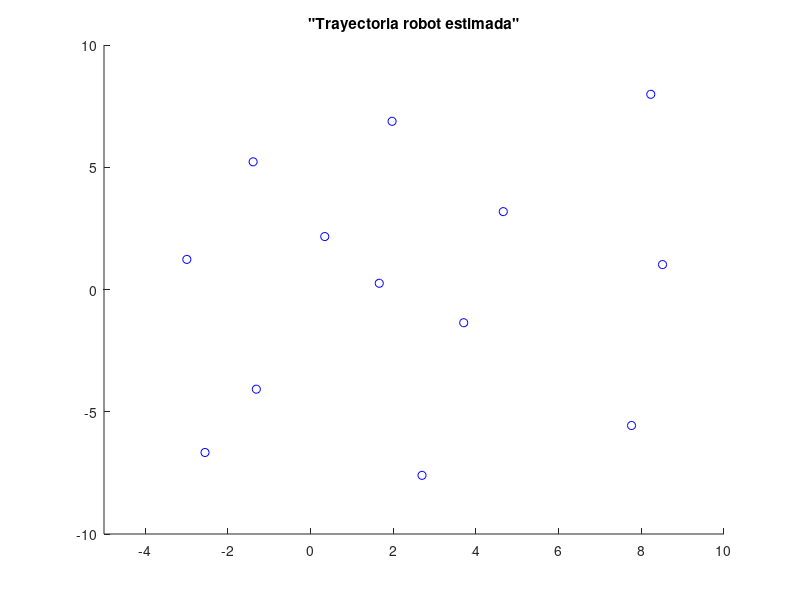

Source code (MATLAB): (Note: this script raises an error after producing the figure.)
clear,
clc,
close all,
%Load camino guardado en path
load('DataMap.mat')
M = DataMap.M;
X = DataMap.X;
Y = DataMap.Y;

set(figure(),'WindowStyle','docked') % Insert the figure to dock
figure(1), hold on
title('"Trayectoria robot estimada"')
xlim([-5 10]);
ylim([-10 10]);

global maxRange;
maxRange = 10; %Distancia m�xima del laser
% axis equal

pasoTiempo = 0.1; %Tiempo de Sampling de mi sistema

%Inicializo Robots
robot.x = 0;
robot.y = 0;    %es el robot segun odometria sin ruido (real)
robot.tita = 0;

robot2 = robot; %es el robot odometria con ruido 
%ambos robots empiezan en el mismo lugar

%Unico landmarks. Con tecla enter, finalizo ubicaci�n. Landmarks son
%guaradadas en matriz M, que contiene las posiciones reales [x,y] de cada
%landmark.
% M = ginput();
plot(M(:,1),M(:,2),'ob'); %grafico landmarks
[Caras,Vertices] = conversionLandmarks(M);

%Genero el camino que quiero que siga el robot, entre las landmarks. El
%camino solo va de izquierda a derecha
% [X,Y] = ginput;
xmax = max(X);
xmin = min(X);

xx = xmin:0.01:xmax;
yy = interp1(X,Y,xx,'spline');

CaminoReferencia = [xx' yy'];
plot(xx',yy','-r');

%% Save camino
% DataMap.M = M;
% DataMap.X = X;
% DataMap.Y = Y;
% save('DataMap','DataMap')

%%
%Inicializo Robots en el punto de partida del camino generado
% Robot Odometrico sin ruido:
robot.x = X(1);
robot.y = Y(1);
robot.tita = atan2(Y(2) - Y(1), X(2) - X(1)); %es la pose del robot seg�n la odometr�a. 
% Sin embargo, tener presente que el robot "cree" que tiene su pose sin error.
% Robot Odometrico con ruido:
robot2 = robot; % ambos robots empiezan en el mismo lugar

%Grafico ambos robots (odom�trico y real)
H1 = plotRobot(robot);      % Robot odometrico (sin ruido) (gris)
H2 = plotRobot2(robot2);    % Robot odometrico (con ruido) (verde)

% Inicializacion Nube de Puntos Global
nubePtos_1 = [];
nubePtos_2 = [];
    
pause(0.5)
delete(H1);
delete(H2);

% Genero un bucle para controlar el camino del robot
for cont = 2:length(xx)-1

    % ###########################   
    %Sensado de Postes (LASER)  con robot2
    Laser = MedicionConLaserRapido(Vertices, Caras, robot2);    
%     H3 = plotLaser(Laser,robot2);
    
    % Deteccion de Postes (NUBE DE PUNTOS) Robot odometrico sin error
    BuscoPostes_1 = [];
    BuscoPostes_1 = DeteccionPostes(Laser,robot);         
    nubePtos_1 = [nubePtos_1 ; BuscoPostes_1];
    
    % Deteccion de Postes (NUBE DE PUNTOS) Robot odometrico con error
    BuscoPostes_2 = [];
    BuscoPostes_2 = DeteccionPostes(Laser,robot2);         
    nubePtos_2 = [nubePtos_2 ; BuscoPostes_2];

    %##########################################%
    %## FILTRO KALMAN (ESTIMACION POSE ROBOT)##%
    %##########################################%
    % (1== SI conocemos las caract)(0== NO conocemos las caract)
    knowMap = 0;
    if cont == 2 
        [xhat, P] = init_KalmanFilter(Laser, robot, M, knowMap);    
    else
        % [xhat, P] = FiltroKalman_version1(Laser ,xhat ,P , V, W, pasoTiempo, cont);
        [xhat, P] = FiltroKalman_Odometric(Laser ,xhat ,P , V, W, pasoTiempo, cont, knowMap);
    end
    robot_hat.x = xhat(1,cont);
    robot_hat.y = xhat(2,cont);
    robot_hat.tita = xhat(3,cont);
    
    
    %####### SEÑALES DE CONTROL u(t) DEL SISTEMA ##########%
    %referencias para el controlador (obviar esta parte) y obtenci�n de las
    %se�ales de control
    Q = .01*eye(3,3);
    H = [cos(robot.tita) 0;sin(robot.tita) 0; 0 1];
    xref = xx(cont);
    yref = yy(cont);
    titaref = atan2(yy(cont+1) - robot.y,(xx(cont+1) - robot.x));
    deltax = (xref-robot.x)/pasoTiempo + 0.1*(robot.x - xx(cont-1))/pasoTiempo;
    deltay = (yref-robot.y)/pasoTiempo + 0.3*(robot.y - yy(cont-1))/pasoTiempo;
    sigma1 = (Q(1,1))^2;
    sigma2 = (Q(2,2))^2;
    sigma3 = (Q(3,3))^2;
    Control(2) = (titaref-robot.tita)/pasoTiempo;
    Control(1) = (2*deltax*sigma2^2*cos(robot.tita))/(sigma2^2*cos(2*robot.tita) - sigma1^2*cos(2*robot.tita) + sigma1^2 + sigma2^2) + (2*deltay*sigma1^2*sin(robot.tita))/(sigma2^2*cos(2*robot.tita) - sigma1^2*cos(2*robot.tita) + sigma1^2 + sigma2^2);
    
    if Control(1) > 0.3
        Control(1) = 0.3;
    end
    if abs(Control(2)) > 1
        if (Control(2) <= 0)
            Control(2) = -1;
        else
            Control(2) = 1;
        end
    end
    V = Control(1);     % input u(t)
    W = Control(2);     % input u(t)
    
    %####### MODELOS DEL SISTEMA ##########%
    % Posicion del robot odometrico sin error
    robot.x = robot.x + pasoTiempo*V*cos(robot.tita);
    robot.y = robot.y + pasoTiempo*V*sin(robot.tita);
    robot.tita = robot.tita + pasoTiempo*W;
    
    % Posicion del robot odometrico con error
    robot2.x = robot2.x + pasoTiempo*V*cos(robot2.tita)+0.001*rand(1,1);
    robot2.y = robot2.y + pasoTiempo*V*sin(robot2.tita)+0.001*rand(1,1);
    robot2.tita = robot2.tita + pasoTiempo*W+0.01*rand(1,1)*W;
    
    %####### GRAFICAS ROBOTS ##########%
    H1=plotRobot(robot);            % robot sin ruido(gris)
    H2=plotRobot2(robot2);          % robot ruidoso (verde)
    H3 = plotLaser(Laser,robot2);   % Laser
    H4=plotRobot_hat(robot_hat);    % (rojo)
%     H5=plotLaser_hat(Laser,robot_hat);  %(Laser_hat Blue de linea continua)
   
%     pause(pasoTiempo);
    pause(1e-5);
    
    delete(H1);
    delete(H2);
    delete(H3);
    delete(H4);
%     delete(H5);
end



%% Pregunta 1 Robot Odometrico sin error
% Obtencion de Caracteristica M y su covarianza
[caractM_1, cov_caractM_1, error_caractM_1, label_caractM_1, idx_1] = ClusteringNube(nubePtos_1, M, 0.1, 4);

figure()
title('Clustering Nube (Robot Odometrico sin error)')
hold on, grid on
gscatter(nubePtos_1(:,1),nubePtos_1(:,2),idx_1);
plot( caractM_1(:,1) , caractM_1(:,2) ,'.k','MarkerSize', 25)   % caracteristica M estimada


%% Pregunta 2 Robot Odometrico con error
% idem anterior cambiando la deteccionPostes a robot 1 en Linea 79 codigo.
% Obtencion de Caracteristica M y su covarianza
[caractM_2, cov_caractM_2, error_caractM_2, label_caractM_2, idx_2] = ClusteringNube(nubePtos_2, M, 0.1, 4);

figure()
title('Clustering Nube (Robot Odometrico con error)')
hold on, grid on
gscatter(nubePtos_2(:,1),nubePtos_2(:,2),idx_2);
plot( caractM_2(:,1) , caractM_2(:,2) ,'.k','MarkerSize', 25)   % caracteristica M estimada


%% Pregunta 3 y 4

% comparacion puntos con los estimados
caract_hatFinal = xhat(4:end,end);
for t = 1:length(caract_hatFinal)/2
    index = 2*(t-1) + 1;
    plot_caractHat(t,:) = [caract_hatFinal(index),caract_hatFinal(index+1)];
end

figure()
subplot 221 
title('Caracteristicas con robot 1') 
hold on
plot(M(:,1),M(:,2),'ob', 'MarkerSize',15); %grafico landmarks
plot( plot_caractHat(:,1), plot_caractHat(:,2), '.r'  , 'MarkerSize', 15, 'DisplayName', 'estimacion')
plot(nubePtos_1(:,1), nubePtos_1(:,2),'.g')
legend('caracteristicas', 'estimacion EKF', 'nube de puntos recopilada')

subplot 222
title('Caracteristicas con robot 2') 
hold on
plot(M(:,1),M(:,2),'ob', 'MarkerSize',15); %grafico landmarks
plot( plot_caractHat(:,1), plot_caractHat(:,2), '.r'  , 'MarkerSize', 15, 'DisplayName', 'estimacion')
plot(nubePtos_2(:,1), nubePtos_2(:,2),'.g')
legend('caracteristicas', 'estimacion EKF', 'nube de puntos recopilada')

subplot 223
title('Procesamiento Nube de puntos (robot 1)') 
hold on
plot(M(:,1),M(:,2),'ob', 'MarkerSize',15); %grafico landmarks
plot( caractM_1(:,1) , caractM_1(:,2) ,'.g','MarkerSize', 20)           % Postes estimados
legend('caracteristicas', 'clustering Nube de puntos')

subplot 224
title('Procesamiento Nube de puntos (robot 2)')
hold on
plot(M(:,1),M(:,2),'ob', 'MarkerSize',15); %grafico landmarks
plot( caractM_2(:,1) , caractM_2(:,2) ,'.g','MarkerSize', 20)           % Postes estimados
legend('caracteristicas', 'clustering Nube de puntos')


